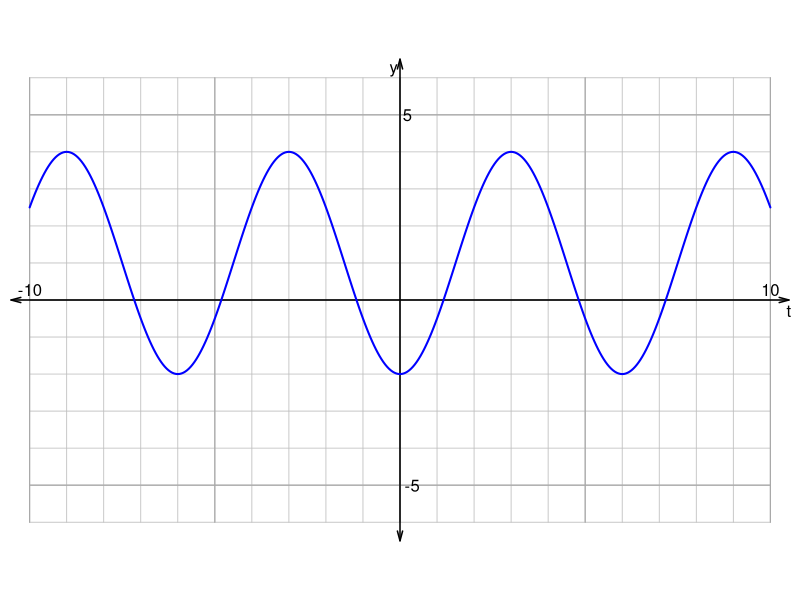

This chart was generated by the following R code:
## ---- chunk 1
# F-TF.B.5. Choose trigonometric functions to model periodic phenomena with specified amplitude, frequency, and midline.
P = sample(c(4,6,8,10),1)
A = sample(c(2,3,4),1)*sample(c(-1,1),1)
D = sample(c(-2,-1,1,2),1)
gch = c("sin","cos")
cs = sample(c("cos","sin"))
x = seq(-10,10,0.05)
if(cs[1]=="cos"){
    y = A*cos(2*pi/P*x)+D
    st = paste0("y=",A,"\\cos\\left(\\frac{\\pi}{",round(P/2),"}t\\right)+",D)
    st = gsub("+-","-",st,fixed=T)
}
if(cs[1]=="sin"){
    y = A*sin(2*pi/P*x)+D
    st = paste0("y=",A,"\\sin\\left(\\frac{\\pi}{",round(P/2),"}t\\right)+",D)
    st = gsub("+-","-",st,fixed=T)
}
B = 2*pi/P
f = 1/P
g = cs[1]

achA = c(-4,-3,-2,-1,0,1,2,3,4)
alA = paste0("* ",achA,collapse="\n")
solA = paste0(1*(achA==A),collapse="")

achg = gch
alg = paste0("* ",achg,collapse="\n")
solg = paste0(1*(achg==g),collapse="")

Bans = round(B,2)
achB = round(2*pi/c(2,4,6,8,10,12),2)
alB = paste0("* ",achB,collapse="\n")
solB = paste0(1*(achB==Bans),collapse="")

achD = c(-3,-2,-1,0,1,2,3)
alD = paste0("* ",achD,collapse="\n")
solD = paste0(1*(achD==D),collapse="")

statements = c(paste0("The amplitude is ",abs(A)," meters."),
               paste0("The period is ",P," seconds."),
               paste0("The midline is at ",D," meters."))

x = seq(-10,10,0.05)
if(g=="sin" && A>0){
    s4 = "At $t=0$, the mass is at the midline with an upwards velocity."
    y = A*sin(2*pi*f*x)+D
}
if(g=="sin" && A<0){
    s4 = "At $t=0$, the mass is at the midline with an downwards velocity."
    y = A*sin(2*pi*f*x)+D
}
if(g=="cos" && A>0){
    s4 = "At $t=0$, the mass is at the maximum height."
    y = A*cos(2*pi*f*x)+D
}
if(g=="cos" && A<0){
    s4 = "At $t=0$, the mass is at the minimum height."
    y = A*cos(2*pi*f*x)+D
}

st = sample(statements)
st = paste0(1:3,". ",st,collapse="\n")


Dstr = paste0("+",D)
if(D<0){
    Dstr = paste0(D)
}


## ---- chunk 2
par(mar=c(0,0,0,0))
plot(0,0,"n",axes=F,ann=F,xlim=c(-10,10),ylim=c(-6,6),asp=1)
for(xx in seq(-10,10,1)){
    lines(c(xx,xx),c(-6,6),col="grey",lwd=0.8)    
}
for(yy in seq(-6,6,1)){
    lines(c(-10,10),c(yy,yy),col="grey",lwd=0.8)    
}
for(xx in seq(-10,10,5)){
    lines(c(xx,xx),c(-6,6),col="darkgrey",lwd=1.2)    
}
for(yy in seq(-5,5,5)){
    lines(c(-10,10),c(yy,yy),col="darkgrey",lwd=1.2)    
}
arrows(-10.5,0,10.5,0,0.1,15,3,lwd=1.5)
arrows(0,-6.5,0,6.5,0.1,15,3,lwd=1.5)
text(10.5,0,"t",adj=c(0.5,1.3))
text(10,0,"10",adj=c(0.5,-0.3))
text(-10,0,"-10",adj=c(0.5,-0.3))
text(0,6.3,"y",adj=c(1.3,0.5))
text(0,5,"5",adj=c(-0.3,0.5))
text(0,-5,"-5",adj=c(-0.3,0.5))

lines(x,y,col="blue",lwd=2)
